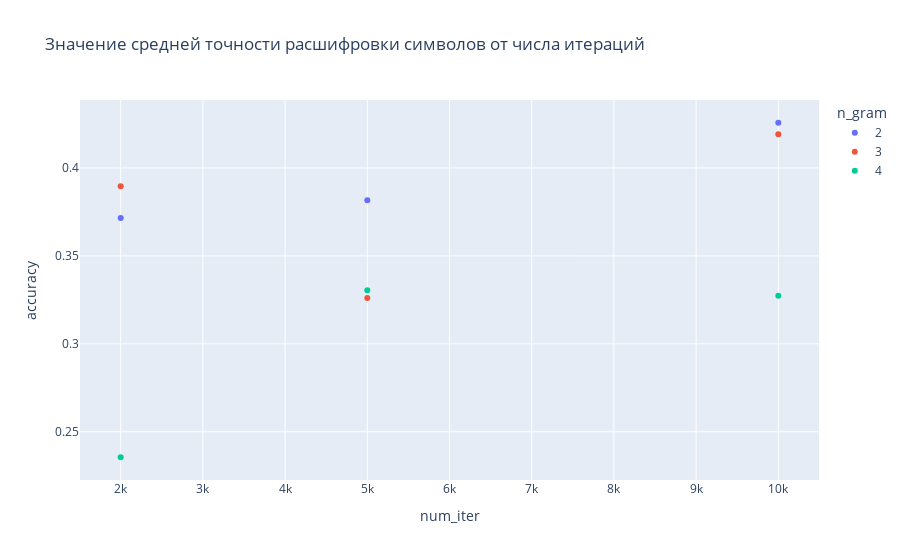

The notebook cell saved with this chart:
### Code cell
ex.scatter(num_iter, x="num_iter", y="accuracy", color="n_gram", title="Значение средней точности расшифровки символов от числа итераций")

### Figure 1 — Plotly figure (JSON) as saved in the notebook; plotly's stock layout.template omitted (floating-point values rounded to 4 significant figures)
{"data": [{"hovertemplate": "n_gram=2<br>num_iter=%{x}<br>accuracy=%{y}<extra></extra>", "legendgroup": "2", "marker": {"color": "#636efa", "symbol": "circle"}, "mode": "markers", "name": "2", "orientation": "v", "showlegend": true, "type": "scatter", "x": [2000, 5000, 10000], "xaxis": "x", "y": [0.3716, 0.3816, 0.4257], "yaxis": "y"}, {"hovertemplate": "n_gram=3<br>num_iter=%{x}<br>accuracy=%{y}<extra></extra>", "legendgroup": "3", "marker": {"color": "#EF553B", "symbol": "circle"}, "mode": "markers", "name": "3", "orientation": "v", "showlegend": true, "type": "scatter", "x": [2000, 5000, 10000], "xaxis": "x", "y": [0.3896, 0.3261, 0.4192], "yaxis": "y"}, {"hovertemplate": "n_gram=4<br>num_iter=%{x}<br>accuracy=%{y}<extra></extra>", "legendgroup": "4", "marker": {"color": "#00cc96", "symbol": "circle"}, "mode": "markers", "name": "4", "orientation": "v", "showlegend": true, "type": "scatter", "x": [2000, 5000, 10000], "xaxis": "x", "y": [0.2355, 0.3304, 0.3273], "yaxis": "y"}], "layout": {"legend": {"title": {"text": "n_gram"}, "tracegroupgap": 0}, "title": {"text": "Значение средней точности расшифровки символов от числа итераций"}, "xaxis": {"anchor": "y", "domain": [0, 1], "title": {"text": "num_iter"}}, "yaxis": {"anchor": "x", "domain": [0, 1], "title": {"text": "accuracy"}}}}
